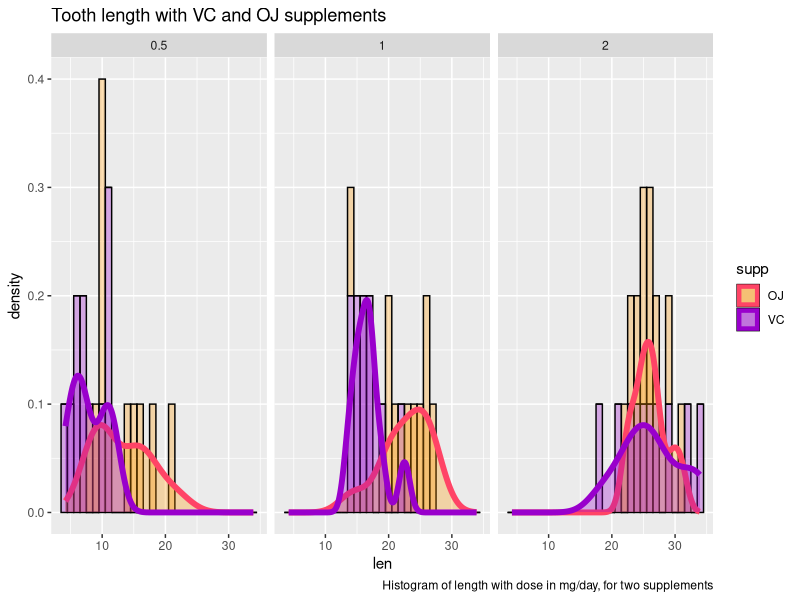

The R source for this figure:
## ---- chunk 1
#This code chuck loads libraries and the data
library(knitr) 
library(ggplot2)
library(dplyr)
data(ToothGrowth)
knitr::opts_chunk$set(echo = TRUE)
## ---- chunk 2
print(head(ToothGrowth, n= 3))
## ---- chunk 3
d1plot <- ggplot(ToothGrowth,aes(len,color = supp,fill = supp))+
      facet_grid(.~dose)+
      geom_histogram(aes(y = ..density..),color = "black",binwidth = 1)+
      geom_density(size =2)+
      scale_color_manual(values = c("#FF4466","#9900CC"))+
      scale_fill_manual(values = c(alpha("#FF9900",0.3),alpha("#9900CC",.3)))+
      labs(title ="Tooth length with VC and OJ supplements", 
        caption ="Histogram of length with dose in mg/day, for two supplements")
print(d1plot)

## ---- chunk 4
#Test Null Hypothesis 1
overall <- t.test(ToothGrowth$len ~ ToothGrowth$supp,alt = "two.sided")
print(overall)
## ---- chunk 5
#Test hypotheses 2,3,4. Get the p-values directly. Note H2 and H3 are one-sided
d1 <- filter(ToothGrowth,dose == 0.5)
d2 <- filter(ToothGrowth,dose == 1.0)
d3 <- filter(ToothGrowth,dose == 2.0)
dose1 <- t.test(d1$len ~ d1$supp,alt = "greater")
dose2 <- t.test(d2$len ~ d2$supp,alt = "greater")
dose3 <- t.test(d3$len ~ d3$supp,alt = "two.sided")
print(c("p-values: ",dose1$p.value,dose2$p.value,dose3$p.value))
